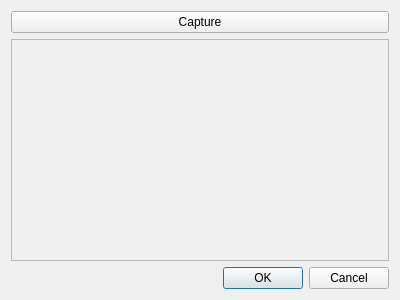
<?xml version="1.0" encoding="UTF-8"?>
<ui version="4.0">
 <class>Webcam</class>
 <widget class="QDialog" name="Webcam">
  <property name="geometry">
   <rect>
    <x>0</x>
    <y>0</y>
    <width>400</width>
    <height>300</height>
   </rect>
  </property>
  <property name="windowTitle">
   <string>Dialog</string>
  </property>
  <layout class="QVBoxLayout" name="verticalLayout">
   <item>
    <widget class="QPushButton" name="CapturePushButton">
     <property name="text">
      <string>Capture</string>
     </property>
    </widget>
   </item>
   <item>
    <widget class="QScrollArea" name="scrollArea">
     <property name="widgetResizable">
      <bool>true</bool>
     </property>
     <widget class="QWidget" name="scrollAreaWidgetContents">
      <property name="geometry">
       <rect>
        <x>0</x>
        <y>0</y>
        <width>380</width>
        <height>224</height>
       </rect>
      </property>
     </widget>
    </widget>
   </item>
   <item>
    <widget class="QDialogButtonBox" name="buttonBox">
     <property name="orientation">
      <enum>Qt::Horizontal</enum>
     </property>
     <property name="standardButtons">
      <set>QDialogButtonBox::Cancel|QDialogButtonBox::Ok</set>
     </property>
    </widget>
   </item>
  </layout>
 </widget>
 <resources/>
 <connections>
  <connection>
   <sender>buttonBox</sender>
   <signal>accepted()</signal>
   <receiver>Webcam</receiver>
   <slot>accept()</slot>
   <hints>
    <hint type="sourcelabel">
     <x>248</x>
     <y>254</y>
    </hint>
    <hint type="destinationlabel">
     <x>157</x>
     <y>274</y>
    </hint>
   </hints>
  </connection>
  <connection>
   <sender>buttonBox</sender>
   <signal>rejected()</signal>
   <receiver>Webcam</receiver>
   <slot>reject()</slot>
   <hints>
    <hint type="sourcelabel">
     <x>316</x>
     <y>260</y>
    </hint>
    <hint type="destinationlabel">
     <x>286</x>
     <y>274</y>
    </hint>
   </hints>
  </connection>
 </connections>
</ui>
